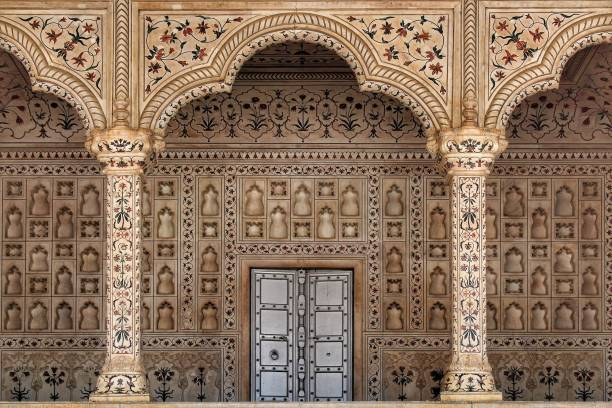
#> input picture arch.jpeg.jpeg, 612 x 408 px
$ jupyter execute cornerdetection2.ipynb
#> lines starting #> are read from the running program, lines starting #| are printed output that depends on the picture; after the words box and inside, x2 and y2 are one past the last pixel; in counts of white or black regions, pixels touching at a corner belong together
[cell 1]
import cv2
import numpy as np
import matplotlib.pyplot as plt

[cell 2]
img = cv2.imread('arch.jpeg.jpeg')
#> img is the input picture: shape (408, 612, 3); mean B, G, R 92.7, 113.5, 138.8
imgRGB = cv2.cvtColor(img, cv2.COLOR_BGR2RGB)
img_gray = cv2.cvtColor(imgRGB, cv2.COLOR_RGB2GRAY)
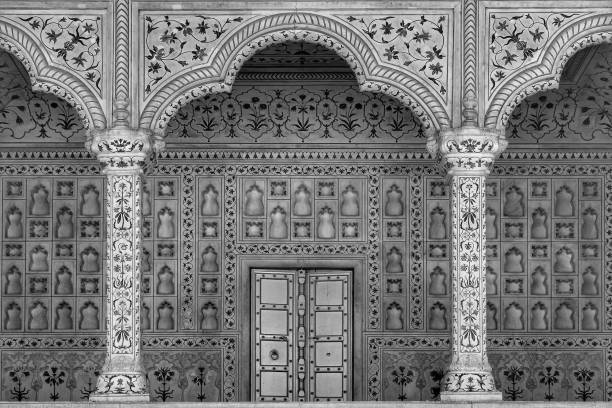
#> img_gray: shape (408, 612); min 0, max 255, mean 118.7
img_blur = cv2.GaussianBlur(img_gray, (3, 3), 0)
plt.title("Original Image")
plt.imshow(imgRGB)

[cell 3]
#HARRIS CORNER DETECTION
corner_img = cv2.cornerHarris(img_gray, 2, 5, 0.07)
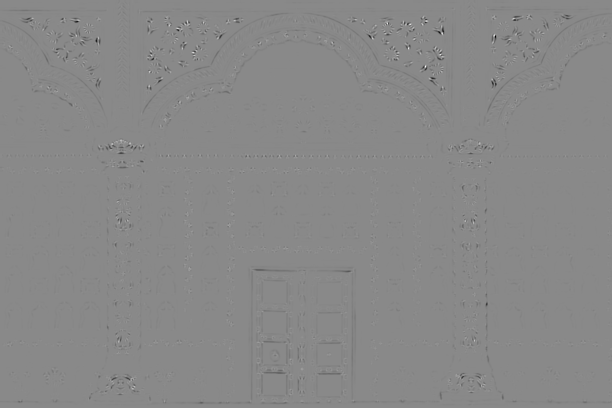
#> corner_img: shape (408, 612) float32; min -0.742, max 0.635, mean -0.00334; drawn with min black and max white
corner_img = cv2.dilate(corner_img, None)
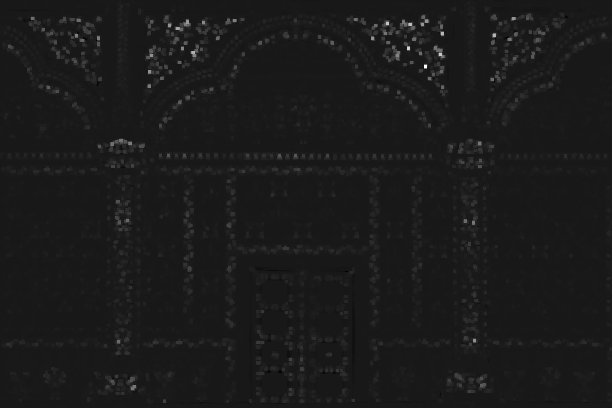
#> corner_img: shape (408, 612) float32; min -0.0689, max 0.635, mean 0.00685; drawn with min black and max white
img[corner_img > 0.01 * corner_img.max()]=[0, 0, 255]
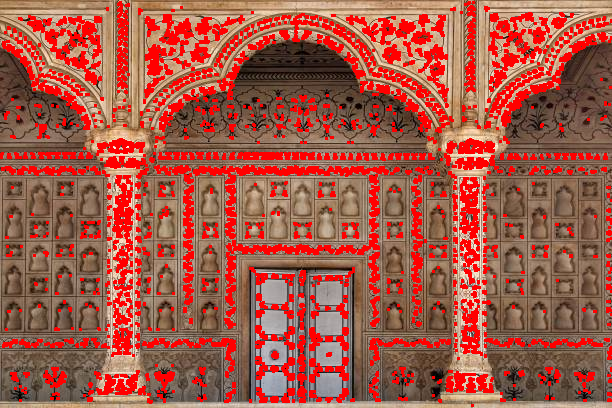
#> img: shape (408, 612, 3); mean B, G, R 72.5, 89.2, 162.3
plt.imshow(img)

$ run again, with fuji.jpeg copied over arch.jpeg.jpeg
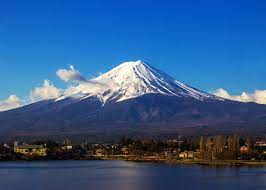
#> input picture fuji.jpeg, 266 x 190 px
#> img is the input picture: shape (190, 266, 3); mean B, G, R 138.7, 90.8, 51.5
#> `corner_img = cv2.dilate(corner_img, None)`:
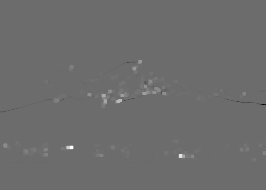
#> corner_img: shape (190, 266) float32; min -0.19, max 0.258, mean 0.000898; drawn with min black and max white
#> `img[corner_img > 0.01 * corner_img.max()]=[0, 0, 255]`:
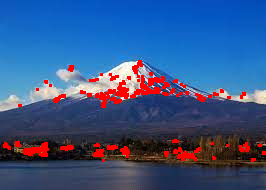
#> img: shape (190, 266, 3); 4.76% of pixels changed, all inside (x1, y1, x2, y2) = (3, 60, 266, 162)
